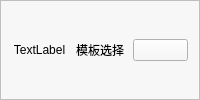
            <widget class="QFrame" name="frame_14">
             <property name="styleSheet">
              <string notr="true">background-color: rgb(247, 247, 247);</string>
             </property>
             <property name="frameShape">
              <enum>QFrame::StyledPanel</enum>
             </property>
             <property name="frameShadow">
              <enum>QFrame::Raised</enum>
             </property>
             <layout class="QHBoxLayout" name="horizontalLayout_8">
              <item>
               <widget class="QLabel" name="label_10">
                <property name="text">
                 <string>TextLabel</string>
                </property>
                <property name="alignment">
                 <set>Qt::AlignCenter</set>
                </property>
               </widget>
              </item>
              <item>
               <widget class="QLabel" name="label_11">
                <property name="text">
                 <string>模板选择</string>
                </property>
                <property name="alignment">
                 <set>Qt::AlignCenter</set>
                </property>
               </widget>
              </item>
              <item>
               <widget class="QPushButton" name="pushButton_23">
                <property name="text">
                 <string/>
                </property>
                <property name="checkable">
                 <bool>true</bool>
                </property>
                <property name="checked">
                 <bool>false</bool>
                </property>
                <property name="flat">
                 <bool>false</bool>
                </property>
               </widget>
              </item>
             </layout>
            </widget>
